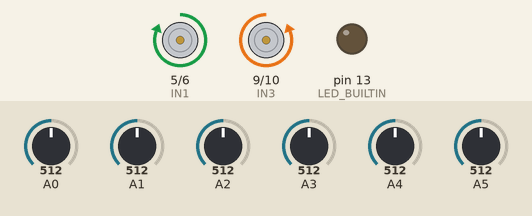
Recording of a sketch running on a simulated Arduino Uno, built with avr-gcc and run on an emulated ATmega328P. On the bench: motor-driver pin pairs drawn as motors (green arrow = first pin HIGH = forward, orange = second pin HIGH = backward, longer = more drive), output pins drawn as LEDs (lit = HIGH). The inputs (shaded band) are chosen by the test bench; at power-on: A0 = 512, A5 = 512, A1 = 512, A4 = 512, A2 = 512, A3 = 512. What the sketch prints to the serial monitor is not drawn.

Above: at 10.01 s.
10.3 s: A0 set to 214
13.3 s: A0 set to 190
16.3 s: A5 set to 190
At 16.9 s:
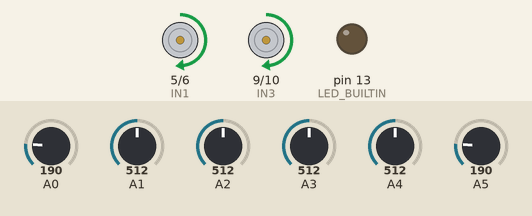
17.8 s: A1 set to 716
At 18.3 s:
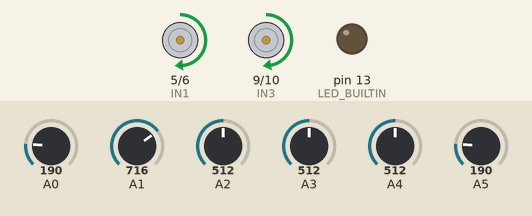
19.3 s: A4 set to 190
At 20.5 s:
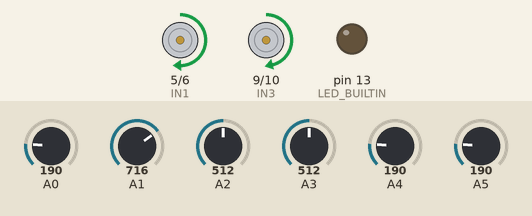
20.8 s: A1 set to 306
At 21.7 s:
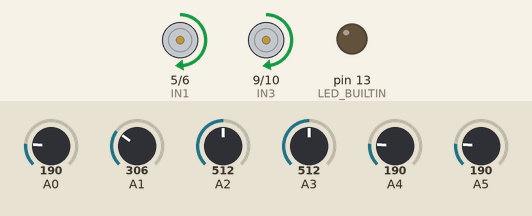
Timing chart, 0 to 23.3 s (numbered marks = the images above; inputs shaded):
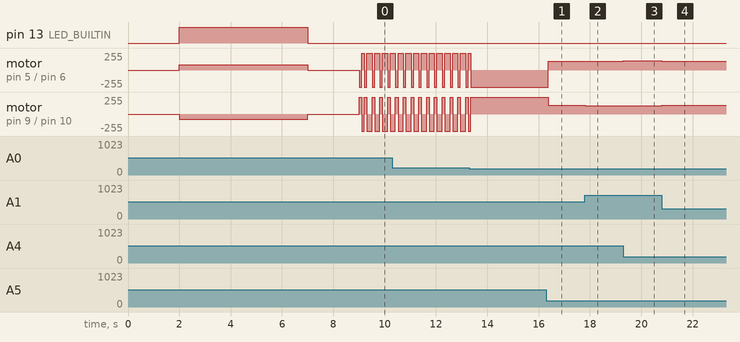

The sketch:

LineFollower.ino
```cpp
/*
   A PID based Line Follower BOT
   @author : Shashank Sahu

   Uses QTRSensor library for POLULU SENSOR Reading
   QTR-SENSOR : https://github.com/pololu/qtr-sensors-arduino

*/

///////////////////////////////////////////////////////////////////////////////////////////////////////////////////////////
/////////////////////////////////      MOTOR CONNECTION SEMANTICS     ////////////////////////////////////////////////////
//////////////////////////////////////////////////////////////////////////////////////////////////////////////////////////
/*
                                                        +-----------+
                                                        |           |
                                            +----------->   LEFT    +----+
  +--------------+                          |           |   MOTOR   |    |
  |              |                          |  +-------->           +----+
  |             5+--------+                 |  |        |           |
  |              |        |        +--------+--+----+   +-----------+
  |             6+-----+  |        |                |
  |              |     |  +-------->IN1             |
  |              |     |           |                |
  |     UNO      |     +----------->IN2     MOTOR   |
  |              |                 |        DRIVER  |
  |              |     +----------->IN3             |
  |              |     |           |                |
  |              |     |   +------->IN4             |
  |             9+-----+   |       |                |
  |              |         |       +--------+--+----+   +-----------+
  |            10+---------+                |  |        |           |
  |              |                          |  +-------->  RIGHT    +----+
  +--------------+                          |           |  MOTOR    |    |
                                            +----------->           +----+
                                                        |           |
                                                        +-----------+
*/
//////////////////////////////////////////////////////////////////////////////////////////////////////////////////////////

#include <QTRSensors.h>

#define IN1 5
#define IN2 6
#define IN3 9
#define IN4 10


//////////////////////////////////////////////////////
//////////////// CONSTANTS ///////////////////////////
//////////////////////////////////////////////////////
const uint8_t SENSOR_COUNT = 6;
const uint16_t IDEAL_POS = 2500;
const int CALIB_SPEED = 80;
const int BASE_SPEED = 130;
const int THRESHOLD = 200;
const int MAX_SPEED = 200;
///////////////// PID CONSTANTS /////////////////////
const float KP = 0.02;
const float KD = 0.35;
const float KI = 0.0;
/////////////////////////////////////////////////////
/////////////////////////////////////////////////////


QTRSensors qtr;
int lastError = 0;
int LS;
int RS;
uint16_t sensorValues[SENSOR_COUNT];

void setup() {
  Serial.begin(9600);
  // Setting the pin MODES
  pinMode(IN1, OUTPUT);
  pinMode(IN2, OUTPUT);
  pinMode(IN3, OUTPUT);
  pinMode(IN4, OUTPUT);
  for (int i = A0; i <= A5; i++) {
    pinMode(i, INPUT);
  }
  ///////////////////////////////////////////////////
  ////////////// Sensor Calibration /////////////////
  //////////////////////////////////////////////////
  delay(2000);
  manualCalibration();
  stopBot();
  delay(2000);
  ///////////////////////////////////////////////////
}
void loop() {
  specialCases();
  applyPID();
  moveForward();
}

void applyPID() {
  uint16_t position = qtr.readLineBlack(sensorValues); // Reading Line Position
  int error = position - IDEAL_POS; // Calculating Error
  float PError = error * KP;
  float DError = (error - lastError) * KD;
  float adjust = PError + DError;
  LS = BASE_SPEED - adjust;
  RS = BASE_SPEED + adjust;
  LS = constrain(LS, 0, MAX_SPEED);
  RS = constrain(RS, 0, MAX_SPEED);
  lastError = error;
}

boolean specialCases() {
  boolean flag = false;
  // 90 degree right turn
  if (sensorValues[0] > THRESHOLD) {
    rotateRight();
    flag = true;
  }

  // 90 degree left turn
  if (sensorValues[5] > THRESHOLD) {
    rotateLeft();
    flag = true;
  }
  // Extra Special Cases As per need
  if (sensorValues[0] < THRESHOLD && sensorValues[1] < THRESHOLD && sensorValues[2] < THRESHOLD && sensorValues[3] < THRESHOLD && sensorValues[4] < THRESHOLD && sensorValues[5] < THRESHOLD) {
    rotateLeft();
    flag = true;
  }
  if (sensorValues[0] > THRESHOLD && sensorValues[1] > THRESHOLD && sensorValues[2] > THRESHOLD && sensorValues[3] > THRESHOLD && sensorValues[4] > THRESHOLD && sensorValues[5] > THRESHOLD) {
    rotateRight();
    flag = true;
  }
  return flag;
}

void manualCalibration() {
  Serial.println("QTR configuration started:");
  // configure the sensors
  qtr.setTypeAnalog();
  qtr.setSensorPins((const uint8_t[]) {
    A0, A1, A2, A3, A4, A5
  }, SENSOR_COUNT);
  pinMode(LED_BUILTIN, OUTPUT);
  digitalWrite(LED_BUILTIN, HIGH); // turn on Arduino's LED to indicate we are in calibration mode
  moveAround();
  for (uint16_t i = 0; i < 200; i++) {
    qtr.calibrate();
  }
  digitalWrite(LED_BUILTIN, LOW); // turn off Arduino's LED to indicate we are through with calibration
}

void rotateLeft() {
  analogWrite(IN1, 0);
  analogWrite(IN2, 255);
  analogWrite(IN3, 255);
  analogWrite(IN4, 0);
  delay(100);
}

void rotateRight() {
  analogWrite(IN1, 255);
  analogWrite(IN2, 0);
  analogWrite(IN3, 0);
  analogWrite(IN4, 255);
  delay(100);
}


void rotate180() {
  analogWrite(IN1, 255);
  analogWrite(IN2, 0);
  analogWrite(IN3, 0);
  analogWrite(IN4, 255);
  delay(200);
}

void moveForward() {
  analogWrite(IN1, LS);
  analogWrite(IN2, 0);
  analogWrite(IN3, RS);
  analogWrite(IN4, 0);
}

void moveAround() {
  analogWrite(IN1, CALIB_SPEED);
  analogWrite(IN2, 0);
  analogWrite(IN3, 0);
  analogWrite(IN4, CALIB_SPEED);
}

void stopBot() {
  analogWrite(IN1, 0);
  analogWrite(IN2, 0);
  analogWrite(IN3, 0);
  analogWrite(IN4, 0);
}
```

Measured:
- after the input at 16.3 s, motor on pin 5 (IN1) / pin 6 (IN2): backward 255/255 → forward 130/255 after 0.07 s; motor on pin 9 (IN3) / pin 10 (IN4): forward 255/255 → forward 130/255 after 0.07 s
- after the input at 17.8 s, motor on pin 5 (IN1) / pin 6 (IN2): forward 130/255 → forward 132/255 at once; motor on pin 9 (IN3) / pin 10 (IN4): forward 130/255 → forward 127/255 at once
- after the input at 19.3 s, motor on pin 5 (IN1) / pin 6 (IN2): forward 132/255 → forward 136/255 at once; motor on pin 9 (IN3) / pin 10 (IN4): forward 127/255 → forward 123/255 at once
- after the input at 20.8 s, motor on pin 5 (IN1) / pin 6 (IN2): forward 136/255 → forward 131/255 at once; motor on pin 9 (IN3) / pin 10 (IN4): forward 123/255 → forward 128/255 at once
